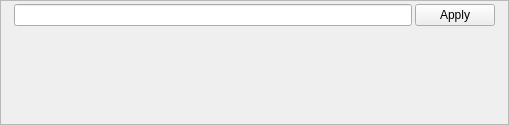
<?xml version="1.0" encoding="UTF-8"?>
<ui version="4.0">
 <class>PropertyWidget_OpenTypeFontFeatures</class>
 <widget class="QFrame" name="PropertyWidget_OpenTypeFontFeatures">
  <property name="geometry">
   <rect>
    <x>0</x>
    <y>0</y>
    <width>509</width>
    <height>125</height>
   </rect>
  </property>
  <property name="windowTitle">
   <string>Frame</string>
  </property>
  <property name="frameShape">
   <enum>QFrame::StyledPanel</enum>
  </property>
  <property name="frameShadow">
   <enum>QFrame::Raised</enum>
  </property>
  <layout class="QVBoxLayout" name="verticalLayout">
   <property name="spacing">
    <number>3</number>
   </property>
   <property name="leftMargin">
    <number>3</number>
   </property>
   <property name="topMargin">
    <number>3</number>
   </property>
   <property name="rightMargin">
    <number>3</number>
   </property>
   <property name="bottomMargin">
    <number>3</number>
   </property>
   <item>
    <layout class="QHBoxLayout" name="fillLayout">
     <property name="spacing">
      <number>3</number>
     </property>
     <item>
      <widget class="QLabel" name="fillIcon">
       <property name="text">
        <string/>
       </property>
       <property name="pixmap">
        <pixmap>../../resources/icons/16/color-fill.png</pixmap>
       </property>
      </widget>
     </item>
     <item>
      <widget class="QLineEdit" name="fontfeatures"/>
     </item>
     <item>
      <widget class="QPushButton" name="submit">
       <property name="text">
        <string>Apply</string>
       </property>
      </widget>
     </item>
     <item>
      <widget class="QLabel" name="fillShadeLabel">
       <property name="text">
        <string/>
       </property>
       <property name="pixmap">
        <pixmap>../../resources/icons/shade.png</pixmap>
       </property>
      </widget>
     </item>
    </layout>
   </item>
   <item>
    <spacer name="verticalSpacer">
     <property name="orientation">
      <enum>Qt::Vertical</enum>
     </property>
     <property name="sizeHint" stdset="0">
      <size>
       <width>20</width>
       <height>40</height>
      </size>
     </property>
    </spacer>
   </item>
  </layout>
 </widget>
 <resources/>
 <connections/>
</ui>
